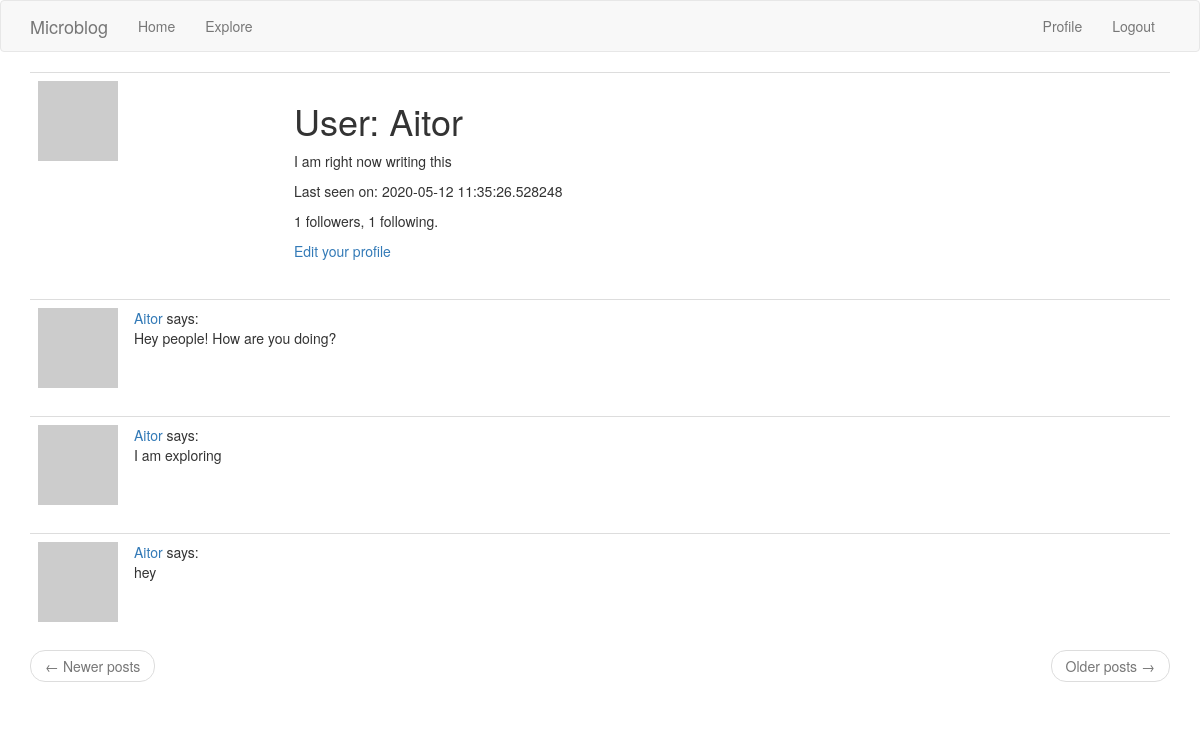
Before: /user/Aitor (signed in) with the older database file.
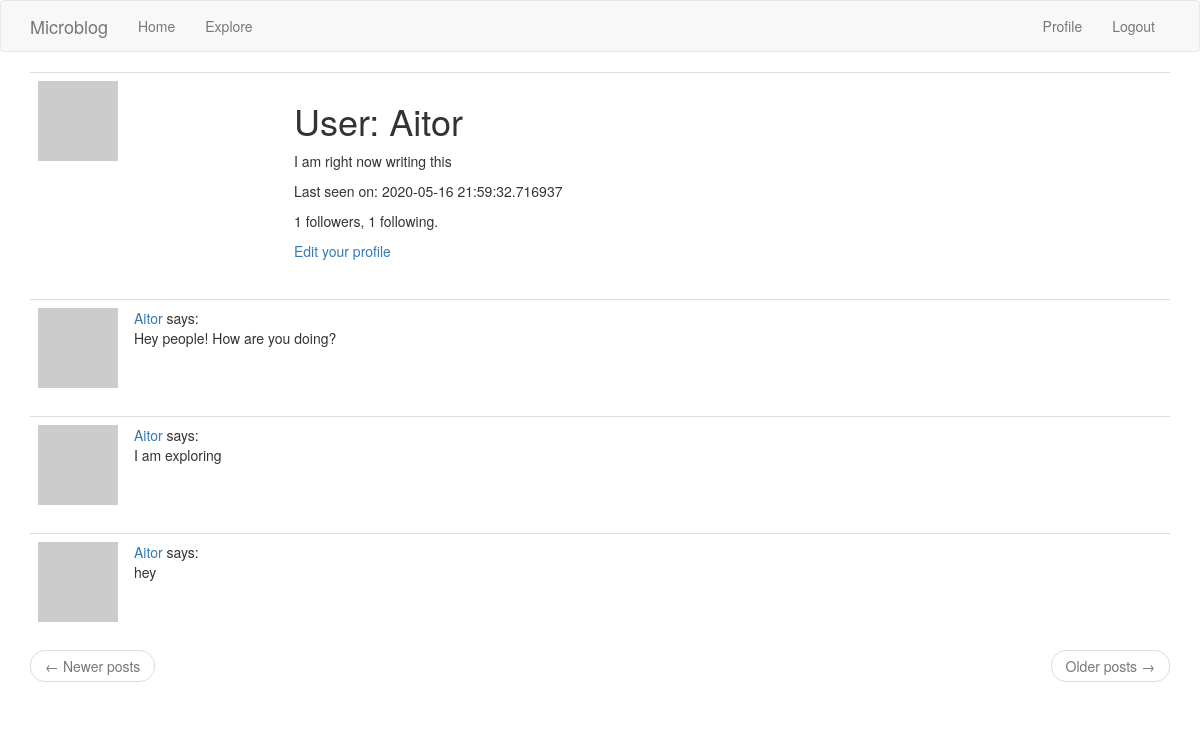
After: the same page with the newer database file.
### app/models.py (models this page shows, shortened)
class User(UserMixin, db.Model):
    id = db.Column(db.Integer, primary_key=True)
    username = db.Column(db.String(64), index=True, unique=True)
    email = db.Column(db.String(120), index=True, unique=True)
    password_hash = db.Column(db.String(128))
    posts = db.relationship("Post", backref="author", lazy="dynamic")
    about_me = db.Column(db.String(140))
    last_seen = db.Column(db.DateTime, default=datetime.utcnow)
    followed = db.relationship(
        'User', secondary=followers,
        primaryjoin=(followers.c.follower_id == id),
        secondaryjoin=(followers.c.followed_id == id),
        backref=db.backref('followers', lazy='dynamic'), lazy='dynamic',
    )
    def avatar(self, size):
        digest = md5(self.email.lower().encode('utf-8')).hexdigest()
        return f'https://www.gravatar.com/avatar/{digest}?d=identicon&s={size}'

class Post(db.Model):
    id = db.Column(db.Integer, primary_key=True)
    body = db.Column(db.String(140))
    timestamp = db.Column(db.DateTime, index=True, default=datetime.utcnow)
    user_id = db.Column(db.Integer, db.ForeignKey("user.id"))

### app/routes.py (the view)
@app.route("/user/<username>")
@login_required
def user(username):
    user = User.query.filter_by(username=username).first_or_404()
    page = request.args.get('page', 1, type=int)
    posts = user.posts.order_by(Post.timestamp.desc()).paginate(
        page,
        app.config['POSTS_PER_PAGE'],
        False,
    )
    next_url = url_for('user', username=user.username, page=posts.next_num) if posts.has_next else None
    prev_url = url_for('user', username=user.username, page=posts.prev_num) if posts.has_prev else None
    return render_template("user.html",
                           user=user,
                           posts=posts.items,
                           next_url=next_url,
                           prev_url=prev_url,
                           )

### app/models.py (called while the page is built)
@login.user_loader
def load_user(id):
    return User.query.get(int(id))

### app/routes.py (called while the page is built)
@app.before_request
def before_request():
    if current_user.is_authenticated:
        current_user.last_seen = datetime.utcnow()
        db.session.commit()

### app/templates/user.html
{% extends "base.html" %}
{% block app_content %}
    <table class="table table-hover">
        <tr>
            <td width="256px"><img src="{{ user.avatar(256) }}"></td>
            <td>
                <h1>User: {{ user.username }}</h1>
                {% if user.about_me %}<p>{{ user.about_me }}</p>{% endif %}
                {% if user.last_seen %}<p>Last seen on: {{ user.last_seen }}</p>{% endif %}
                <p>{{ user.followers.count() }} followers, {{ user.followed.count() }} following.</p>
                {% if user == current_user %}
                <p><a href="{{ url_for('edit_profile') }}">Edit your profile</a></p>
                {% elif not current_user.is_following(user) %}
                <p><a href="{{ url_for('follow', username=user.username) }}">Follow</a></p>
                {% else %}
                <p><a href="{{ url_for('unfollow', username=user.username) }}">Unfollow</a></p>
                {% endif %}
            </td>
        </tr>
    </table>
    {% for post in posts %}
        {% include '_post.html' %}
    {% endfor %}
    <nav aria-label="...">
        <ul class="pager">
            <li class="previous{% if not prev_url %} disabled{% endif %}">
                <a href="{{ prev_url or '#' }}">
                    <span aria-hidden="true">&larr;</span> Newer posts
                </a>
            </li>
            <li class="next{% if not next_url %} disabled{% endif %}">
                <a href="{{ next_url or '#' }}">
                    Older posts <span aria-hidden="true">&rarr;</span>
                </a>
            </li>
        </ul>
    </nav>
{% endblock %}

### app/templates/base.html (shortened to what this page needs)
{% extends 'bootstrap/base.html' %}
{% block navbar %}
    <nav class="navbar navbar-default">
        <div class="container">
            <div class="navbar-header">
                <a class="navbar-brand" href="{{ url_for('index') }}">Microblog</a>
            </div>
            <div class="collapse navbar-collapse" id="bs-example-navbar-collapse-1">
                <ul class="nav navbar-nav">
                    <li><a href="{{ url_for('index') }}">Home</a></li>
                    <li><a href="{{ url_for('explore') }}">Explore</a></li>
                </ul>
                <ul class="nav navbar-nav navbar-right">
                    {% if current_user.is_anonymous %}
                    <li><a href="{{ url_for('login') }}">Login</a></li>
                    {% else %}
                    <li><a href="{{ url_for('user', username=current_user.username) }}">Profile</a></li>
                    <li><a href="{{ url_for('logout') }}">Logout</a></li>
                    {% endif %}
                </ul>
            </div>
        </div>
    </nav>
{% endblock %}
{% block content %}
    <div class="container">
        {% block app_content %}{% endblock %}
    </div>
{% endblock %}

### app/templates/_post.html
    <table class="table table-hover">
        <tr>
            <td width="70px">
                <a href="{{ url_for('user', username=post.author.username) }}">
                    <img src="{{ post.author.avatar(70) }}" />
                </a>
            </td>
            <td>
                <a href="{{ url_for('user', username=post.author.username) }}">
                    {{ post.author.username }}
                </a>
                says:
                <br>
                {{ post.body }}
            </td>
        </tr>
    </table>

Changed rows visible on the page:
changed User "Aitor": last_seen "2020-05-12 11:35:26.528248" → "2020-05-16 21:59:32.716937"
